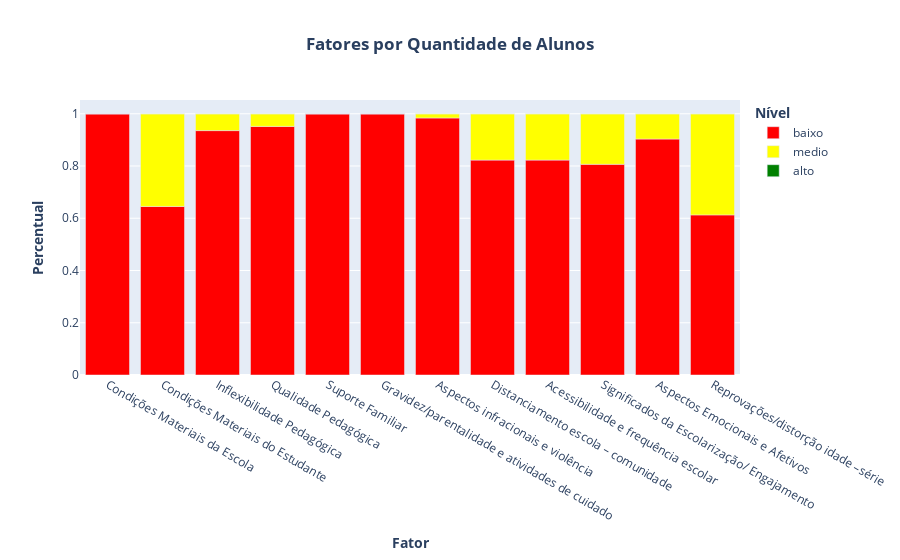

This figure's notebook cell:
### Code cell
fig = px.bar(df_fator, x="fator", y="percentual",color="nivel",
                 color_discrete_map={'alto': 'green','medio': 'yellow', 'baixo': 'red'}, 
                 labels={'percentual':'<b>Percentual</b>','fator':'<b>Fator</b>',},
                 title="<b>Fatores por Quantidade de Alunos</b>")

fig.update_layout(
        legend_title="<b>Nível</b>",title_x=0.5

    )

fig.update_traces(showlegend=True)
fig.show()

### Figure 1 — Plotly figure (JSON) as saved in the notebook; plotly's stock layout.template omitted (floating-point values rounded to 4 significant figures)
{"data": [{"alignmentgroup": "True", "hovertemplate": "nivel=baixo<br><b>Fator</b>=%{x}<br><b>Percentual</b>=%{y}<extra></extra>", "legendgroup": "baixo", "marker": {"color": "red", "pattern": {"shape": ""}}, "name": "baixo", "offsetgroup": "baixo", "orientation": "v", "showlegend": true, "textposition": "auto", "type": "bar", "x": ["Condições Materiais da Escola", "Condições Materiais do Estudante", "Inflexibilidade Pedagógica", "Qualidade Pedagógica", "Suporte Familiar", "Gravidez/parentalidade e atividades de cuidado", "Aspectos infracionais e violência", "Distanciamento escola – comunidade", "Acessibilidade e frequência escolar", "Significados da Escolarização/ Engajamento", "Aspectos Emocionais e Afetivos", "Reprovações/distorção idade –série"], "xaxis": "x", "y": [1, 0.6452, 0.9355, 0.9516, 1, 1, 0.9839, 0.8226, 0.8226, 0.8065, 0.9032, 0.6129], "yaxis": "y"}, {"alignmentgroup": "True", "hovertemplate": "nivel=medio<br><b>Fator</b>=%{x}<br><b>Percentual</b>=%{y}<extra></extra>", "legendgroup": "medio", "marker": {"color": "yellow", "pattern": {"shape": ""}}, "name": "medio", "offsetgroup": "medio", "orientation": "v", "showlegend": true, "textposition": "auto", "type": "bar", "x": ["Condições Materiais da Escola", "Condições Materiais do Estudante", "Inflexibilidade Pedagógica", "Qualidade Pedagógica", "Suporte Familiar", "Gravidez/parentalidade e atividades de cuidado", "Aspectos infracionais e violência", "Distanciamento escola – comunidade", "Acessibilidade e frequência escolar", "Significados da Escolarização/ Engajamento", "Aspectos Emocionais e Afetivos", "Reprovações/distorção idade –série"], "xaxis": "x", "y": [0, 0.3548, 0.06452, 0.04839, 0, 0, 0.01613, 0.1774, 0.1774, 0.1935, 0.09677, 0.3871], "yaxis": "y"}, {"alignmentgroup": "True", "hovertemplate": "nivel=alto<br><b>Fator</b>=%{x}<br><b>Percentual</b>=%{y}<extra></extra>", "legendgroup": "alto", "marker": {"color": "green", "pattern": {"shape": ""}}, "name": "alto", "offsetgroup": "alto", "orientation": "v", "showlegend": true, "textposition": "auto", "type": "bar", "x": ["Condições Materiais da Escola", "Condições Materiais do Estudante", "Inflexibilidade Pedagógica", "Qualidade Pedagógica", "Suporte Familiar", "Gravidez/parentalidade e atividades de cuidado", "Aspectos infracionais e violência", "Distanciamento escola – comunidade", "Acessibilidade e frequência escolar", "Significados da Escolarização/ Engajamento", "Aspectos Emocionais e Afetivos", "Reprovações/distorção idade –série"], "xaxis": "x", "y": [0, 0, 0, 0, 0, 0, 0, 0, 0, 0, 0, 0], "yaxis": "y"}], "layout": {"barmode": "relative", "legend": {"title": {"text": "<b>Nível</b>"}, "tracegroupgap": 0}, "title": {"text": "<b>Fatores por Quantidade de Alunos</b>", "x": 0.5}, "xaxis": {"anchor": "y", "domain": [0, 1], "title": {"text": "<b>Fator</b>"}}, "yaxis": {"anchor": "x", "domain": [0, 1], "title": {"text": "<b>Percentual</b>"}}}}
